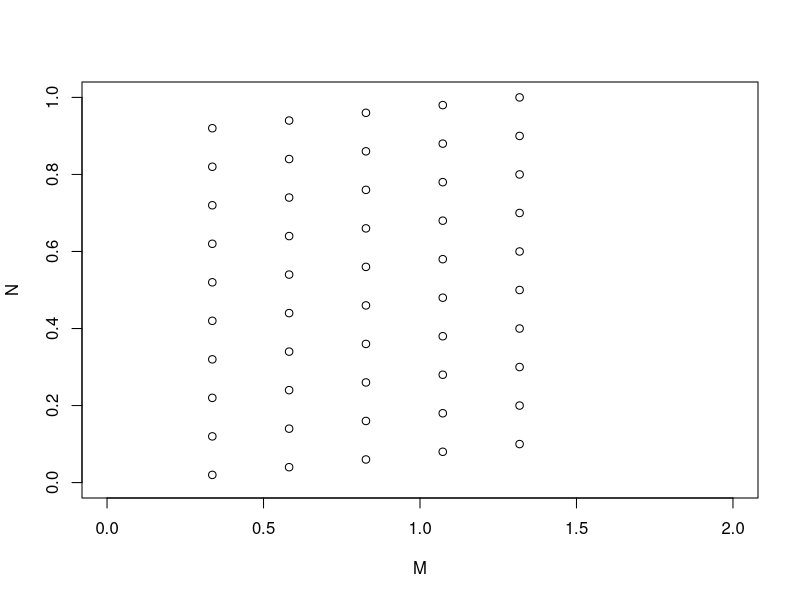

Source code (R): (Note: this script raises an error after producing the figure.)
set.seed(1029)
# valores iniciales
h=2.7
n=5
m=10
k=m*n/2
#probabilidad de elegir dos nodos conectados en la primera capa
prob_1=0.87
prob_2=0.75
#nodos
M=rep(1+(1:n)*h,m)/(m+1)
N=1:(n*m)/(n*m)
#nube de puntos
plot(M,N,xlim=c(0,2),ylim=c(0,1))
#muestreo
M1=sample(1:(m*n),k,replace=T)
A1=which(M1==sample(M1,1,prob=prob_1))
M2=sample(1:(m*n),k,replace=T)
A2=which(M2==sample(M2,1,prob=prob_2))
#aristas del grafo
lines(c(M[M2],M[M1]),c(N[M2],N[M1]),type='l',lty=3,lwd=1,col="grey")
lines(c(M[M2[A1:(A2-1)]],M[M1[(A1+1):A2]]),c(N[M2[A1:(A2-1)]],N[M1[(A1+1):A2]]),col="dark blue")
#total de aristas
legend(0,0.95,title=c("Aristas"),legend=c(A2-A1))
#guardamos varios pares de nodos elegidos uniformemente
set.seed(21459)
Sides_per_Try=rep(0,500)
for(i in 1:500){
M3=sample(M1)
A3=which(M3==sample(M3,1,runif(1)))[1]
M4=sample(M2)
A4=which(M4==sample(M4,1,runif(1)))[1]  
#guardamos el numero de aristas que conecta cada par de nodos
Sides_per_Try[i]=abs(A4-A3)
}
plot(Sides_per_Try/50)
p=mean(Sides_per_Try/50)
s=sd(Sides_per_Try/50)
abline(p+3*s,0)
abline(p,0)
abline(p-3*s,0)
